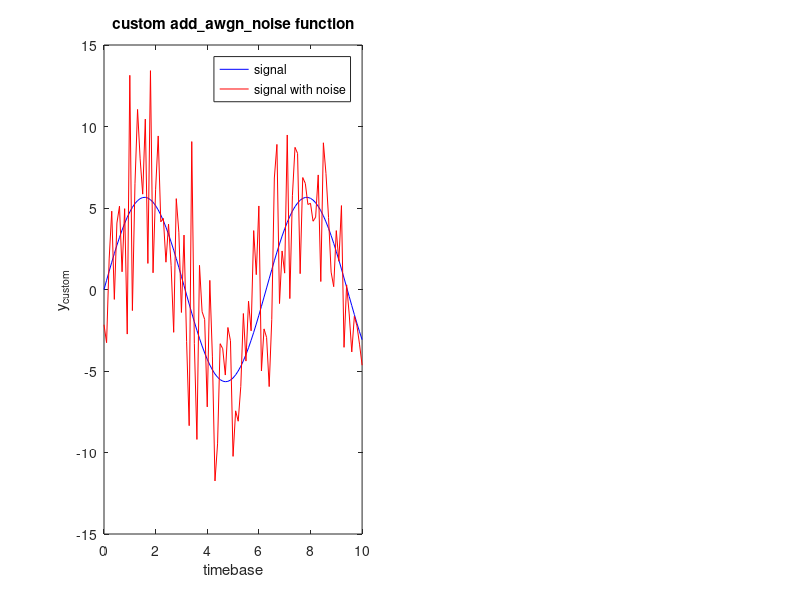

Write the MATLAB code that produced this figure.
% Assigning the Frequency, Amplitute and Degree
f=60;
A=1.0;
ph=45;
fs=8*f;
Ts=1/fs;
t=0:Ts:200;
% Generate a 200 Samples
x=A*(ph*sin(2*pi*fs*t)+(1/3)*sin(2*pi*3*fs*t));
function y = add_awgn_noise(x,SNR_dB)
    %y=awgn_noise(x,SNR) adds AWGN noise vector to signal 'x' to generate a
    %resulting signal vector y of specified SNR in dB
    %rng('default');%set the random generator seed to default (for comparison only)
    L=length(x);
    SNR = 10^(SNR_dB/10); %SNR to linear scale
    Esym=sum(abs(x).^2)/(L); %Calculate actual symbol energy
    N0=Esym/SNR; %Find the noise spectral density
    if(isreal(x)),
        noiseSigma = sqrt(N0);%Standard deviation for AWGN Noise when x is real
        n = noiseSigma*randn(1,L);%computed noise
    else
        noiseSigma=sqrt(N0/2);%Standard deviation for AWGN Noise when x is complex
        n = noiseSigma*(randn(1,L)+1i*randn(1,L));%computed noise
    end    
    y = x + n; %received signal    
end




SNR_dB = 1.0; %Signal to noise ratio in dB
t = 0:.1:10;%time base

x = sqrt(2)*(sin(t)+3*sin(t));
%x = sin(t); % Create a sine signal.
 

y_custom = add_awgn_noise(x,SNR_dB); %our custom function
 
%
 
%Plotting results
 
figure; subplot(1,2,1);
plot(t,x,'b',t,y_custom,'r') % Plot both signals.
legend('signal','signal with noise');
xlabel('timebase');ylabel('y_{custom}');
title('custom add\_awgn\_noise function');
